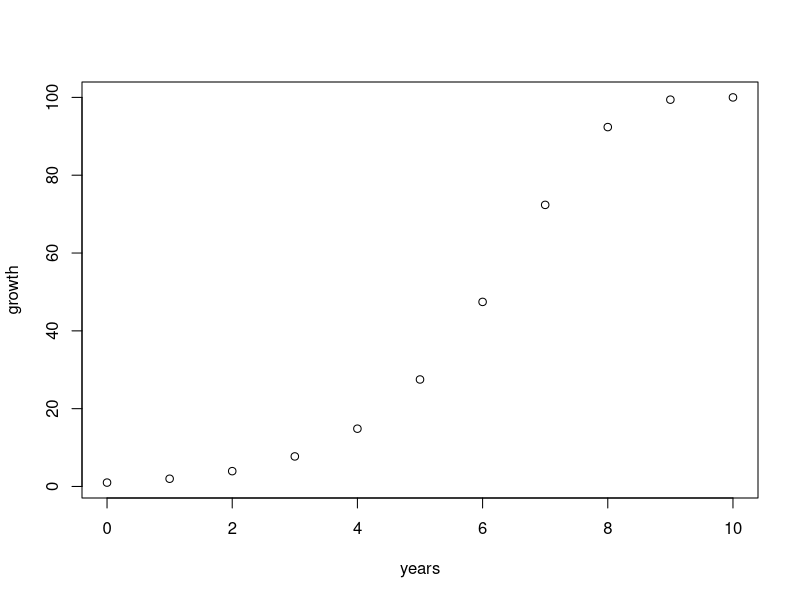

Write R code to recreate this figure. (Note: this script raises an error after producing the figure.)
#Chapter 3 problem
#3.1 
#a) rd of an annual plant that has a maximum growth rate of Nt+1/Nt=2 at very, very small population sizes
rd = 1
#b)calculate alpha
alpha = 1/100
#c)calculate logisitc growth equation
dlogistic <- function(alpha,rd,N0,t) { 
  N = c(N0, numeric(t))
  for(i in 1:t) {
    N[i+1] = N[i] + rd * N[i] * (1 - alpha * N[i])
  }
  return(N)
}
#d) graph for 10 years
dlogis = dlogistic(alpha, rd, 1, 10)
plot(xlab="years",ylab = "growth", x = 0:10,dlogis)

#3.2
#a)find doubling time for 30 minutes for e.coli
r= 60*(log(2)/30)
#b)calculate per captia density 
alpha = 1/107
#c)graph 50 hour dynamics 

#3.3
#a)
thetalogistic <- function(times, y, parms) {
  n = y[1]
  with(as.list(parms), {
    dN.dt = r * n * (1 - (alpha * n)^theta)
    return(list(c(dN.dt)))
  })
}

#b)show that theta=1
prms = c(r = r, alpha = alpha)
init.N = c(1000)
t.s = seq(0.1,50, by = 1)
out = ode(y = init.N, times = t.s, clogistic, parms = prms)
plot(out[, 1], out[, 2], type = "l", xlab = "Time", ylab = "N")
parms = c(r=r,)

r <- 0.75 
alpha <- 0.01 
theta <- c(0.5, 1, 2)
N <- 0:110
theta.out <- sapply(theta, function(th) {
       1 - (alpha * N)^th
   })
 matplot(N, theta.out, ylab="theta",type = "l", col = 1)
 abline(h = 0)
 legend("bottomleft", legend = paste("theta =", c(2, 1, 0.5)), lty = 3:1)

#3.5
#a)discrete version of the logistic growth model
 Kstart = 100
 time = 1:20
 K = numeric(20)
 
 for(i in 1:20) {
   K[i] = Kstart + rnorm(1, m=0, sd=5)
 }
 plot(time, K)
 
 dlogistic <- function(K,rd,N0,t) { 
   N = c(N0, numeric(t))
   for(i in 1:t) {
     N[i+1] = N[i] + rd * N[i] * (1 - (1/K[i]) * N[i])
   }
   return(N)
 }
 
 d = dlogistic(K, rd, 1, 20)
 plot(ylab="growth", xlab="years",0:20,d)

 #b)
 rd = 1
 Nsim = 100
 N_mean = numeric(Nsim)
 S_D = numeric(Nsim)
 for (j in 1:Nsim){
   stdev = sample(seq(0.1,15,0.5),1)
   S_D[j] = stdev
   Kstart = 100
   time = 1:20
   K = numeric(20)
   
   for(i in 1:20) {
     K[i] = Kstart + rnorm(1, m=0, sd=stdev)
   }
   N_mean[j] = mean(dlogistic(K, rd, 1, 20))
 }
 
 plot(xlab="standard deviation",ylab="Mean",S_D, N_mean)

 #c)
 





